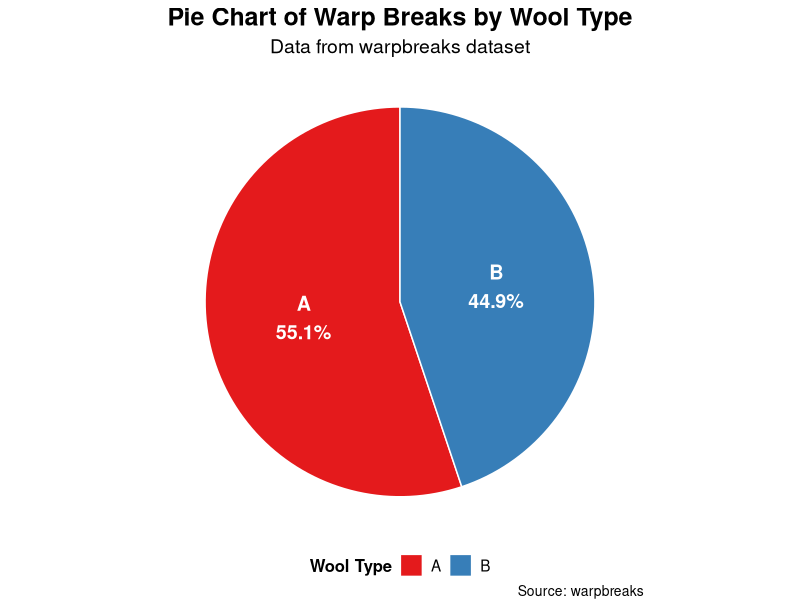

This figure's R source:
#Load libraries
library(ggplot2)
library(dplyr)
library(RColorBrewer)

#Summarize total breaks by wool
warp_summary <- warpbreaks %>%
  group_by(wool) %>%
  summarise(TotalBreaks = sum(breaks), .groups = "drop") %>%
  mutate(
    Fraction = TotalBreaks / sum(TotalBreaks),
    Label = paste0(wool, "\n", round(Fraction*100,1), "%")
  )

# Plot pie chart
ggplot(warp_summary, aes(x = "", y = TotalBreaks, fill = wool)) +
  geom_col(color = "white", width = 1) +                                     #bars with white borders
  coord_polar(theta = "y") +                                                 #convert bars to pie chart
  geom_text(aes(label = Label),                                              #add labels
            position = position_stack(vjust = 0.5),                          #center labels
            color = "white", fontface = "bold", size = 5) +                  #bold white labels
  scale_fill_brewer(palette = "Set1") +                                      #color palette
  labs(title = "Pie Chart of Warp Breaks by Wool Type",                 #title
       subtitle = "Data from warpbreaks dataset",                       #subtitle
       caption = "Source: warpbreaks",                                  #caption
       fill = "Wool Type") +                                            #legend
  theme_void() +                                                        #remove axes and background
  theme(
    plot.title = element_text(face = "bold", size = 18, hjust = 0.5, color = "black"),      #title style
    plot.subtitle = element_text(size = 14, hjust = 0.5, color = "black"),                  #subtitle style
    plot.caption = element_text(size = 10, hjust = 1, color = "black"),                     #caption style
    legend.position = "bottom",                                                             #legend style
    legend.title = element_text(face = "bold", size = 12),                                  #legend title
    legend.text = element_text(size = 11)                                                   #legend text
  )
